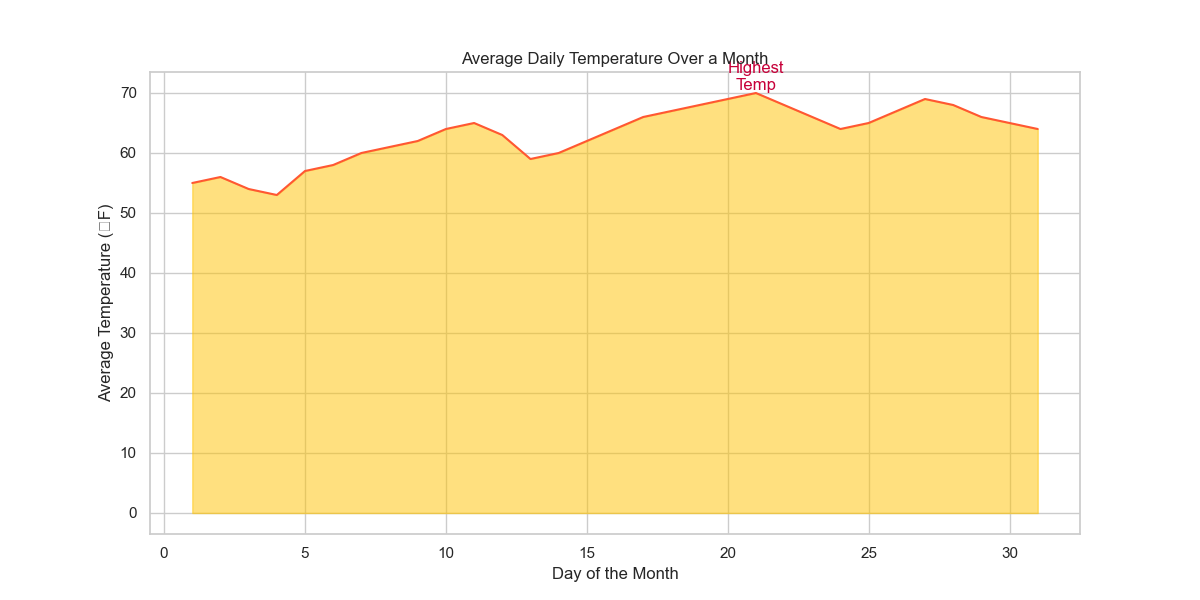

Source code (Python):

import seaborn as sns
import pandas as pd
import matplotlib.pyplot as plt

# Data
data = {
    'Day': [1, 2, 3, 4, 5, 6, 7, 8, 9, 10, 11, 12, 13, 14, 15, 16, 17, 18, 19, 20, 21, 22, 23, 24, 25, 26, 27, 28, 29, 30, 31],
    'AvgTemp': [55, 56, 54, 53, 57, 58, 60, 61, 62, 64, 65, 63, 59, 60, 62, 64, 66, 67, 68, 69, 70, 68, 66, 64, 65, 67, 69, 68, 66, 65, 64]
}

df = pd.DataFrame(data)

# Plot
plt.figure(figsize=(12, 6))
area_chart = sns.lineplot(data=df, x='Day', y='AvgTemp', color='#FF5733')
area_chart.fill_between(df['Day'], df['AvgTemp'], color='#FFC300', alpha=0.5)

# Annotate the highest point
max_temp = df['AvgTemp'].max()
max_day = df['AvgTemp'].idxmax() + 1
plt.text(max_day, max_temp, 'Highest\nTemp', horizontalalignment='center', verticalalignment='bottom', color='#C70039')

# Set the title and labels
plt.title("Average Daily Temperature Over a Month")
plt.xlabel("Day of the Month")
plt.ylabel("Average Temperature (°F)")

# Display the plot
plt.show()
